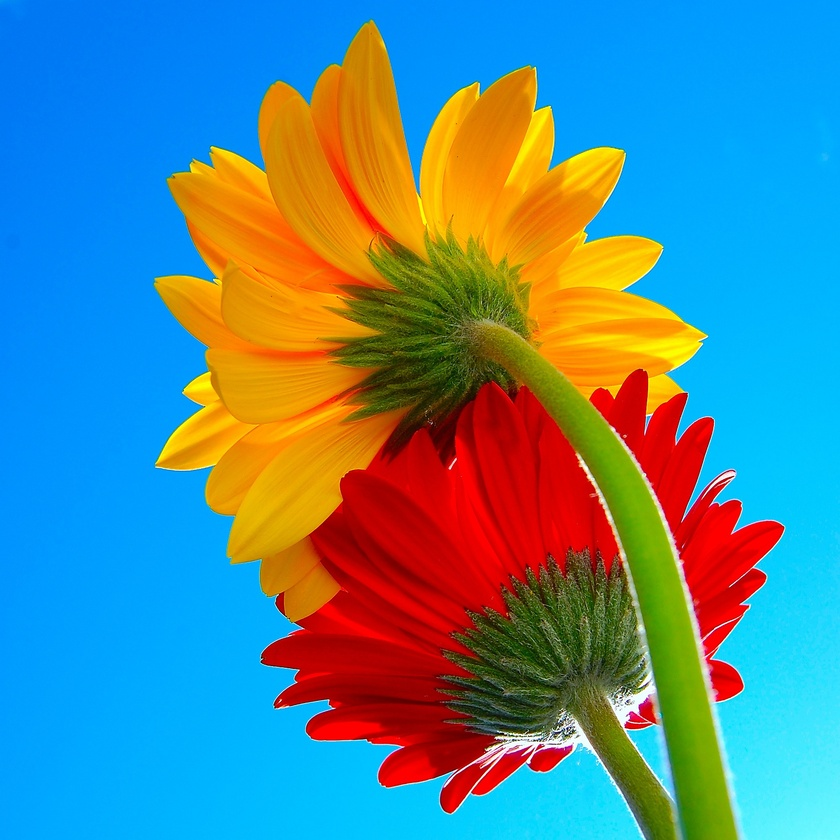
#> input picture images/flowers.jpg, 840 x 840 px, shrunk from 1600 x 1600 before the run, found by its file name
$ python conver.py
#> lines starting #> are read from the running program, lines starting #| are printed output that depends on the picture
#> further down, imagen_rgb is the input picture: shape (840, 840, 3); mean B, G, R 144.2, 134.6, 86.3
import numpy as np
import cv2

def rgb2cmyk(imagen_rgb):
    alto, ancho, _ = imagen_rgb.shape
#> alto = 840; ancho = 840

    if imagen_rgb.shape[2] != 3:
        raise ValueError("La imagen debe ser RGB")

    imagen_cmyk = np.zeros((alto, ancho, 4), dtype=np.float32)

    # cada pixel RGB a CMYK
    for i in range(alto):
        for j in range(ancho):
            # Convertir el valor RGB a CMY
            r = imagen_rgb[i, j, 2] / 255.0  # Rojo
            g = imagen_rgb[i, j, 1] / 255.0  # Verde
            b = imagen_rgb[i, j, 0] / 255.0  # Azul

            # Calcular CMY
            c = 1 - r
            m = 1 - g
            y = 1 - b

            # Calcular K
            k = min(c, m, y)

            # Ajustar CMY por K
            c = (c - k) / (1 - k) if (1 - k) != 0 else 0
            m = (m - k) / (1 - k) if (1 - k) != 0 else 0
            y = (y - k) / (1 - k) if (1 - k) != 0 else 0

            # Almacenar valores CMYK en la imagen
            imagen_cmyk[i, j] = [c, m, y, k]
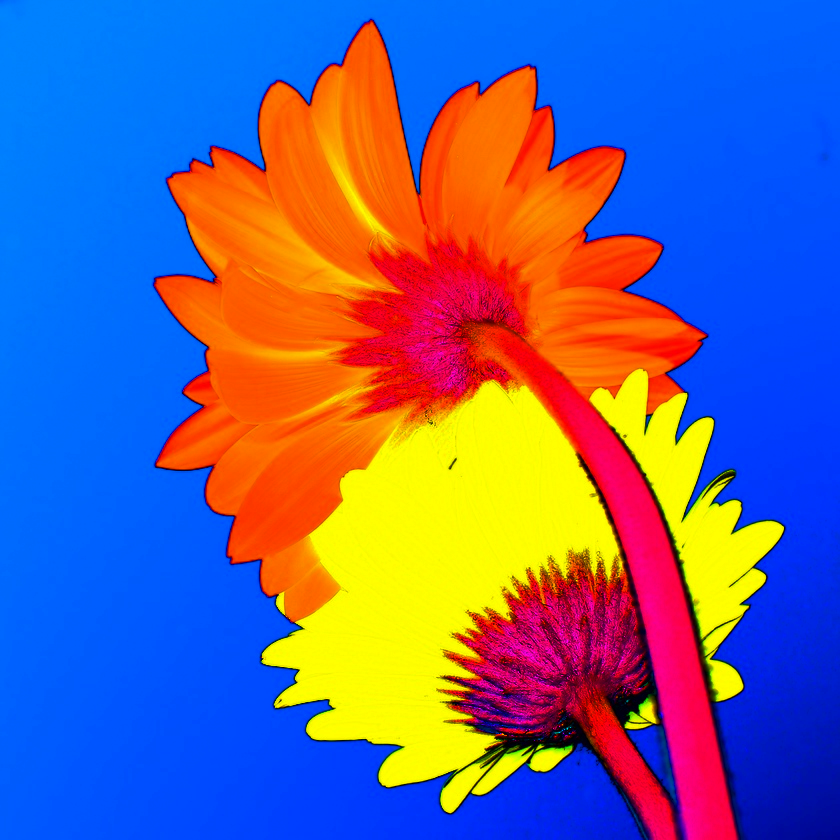
#> imagen_cmyk: shape (840, 840, 4) float32; mean B, G, R, A 0.561, 0.395, 0.413, 0.121

    return imagen_cmyk


def rgb2hsv(imagen_rgb):
    alto, ancho, _ = imagen_rgb.shape
#> alto = 840; ancho = 840
    imagen_hsv = np.zeros((alto, ancho, 3), dtype=np.float32)

    if imagen_rgb.shape[2] != 3:
        raise ValueError("La imagen debe ser RGB")

    for i in range(alto):
        for j in range(ancho):
            # normalizar de 0-1
            r = imagen_rgb[i, j, 0] / 255.0
            g = imagen_rgb[i, j, 1] / 255.0
            b = imagen_rgb[i, j, 2] / 255.0

            max_val = max(r, g, b)
            min_val = min(r, g, b)
            delta = max_val - min_val

            if delta == 0:
                hue = 0
            elif max_val == r:
                hue = (60 * ((g - b) / delta) + 360) % 360
            elif max_val == g:
                hue = (60 * ((b - r) / delta) + 120) % 360
            elif max_val == b:
                hue = (60 * ((r - g) / delta) + 240) % 360

            # Convertir a rango 0-180
            hue = hue / 2

            saturacion = 0 if max_val == 0 else delta / max_val

            brillo = max_val

            saturacion = int(saturacion * 255)
            brillo = int(brillo * 255)

            imagen_hsv[i, j] = [hue, saturacion, brillo]
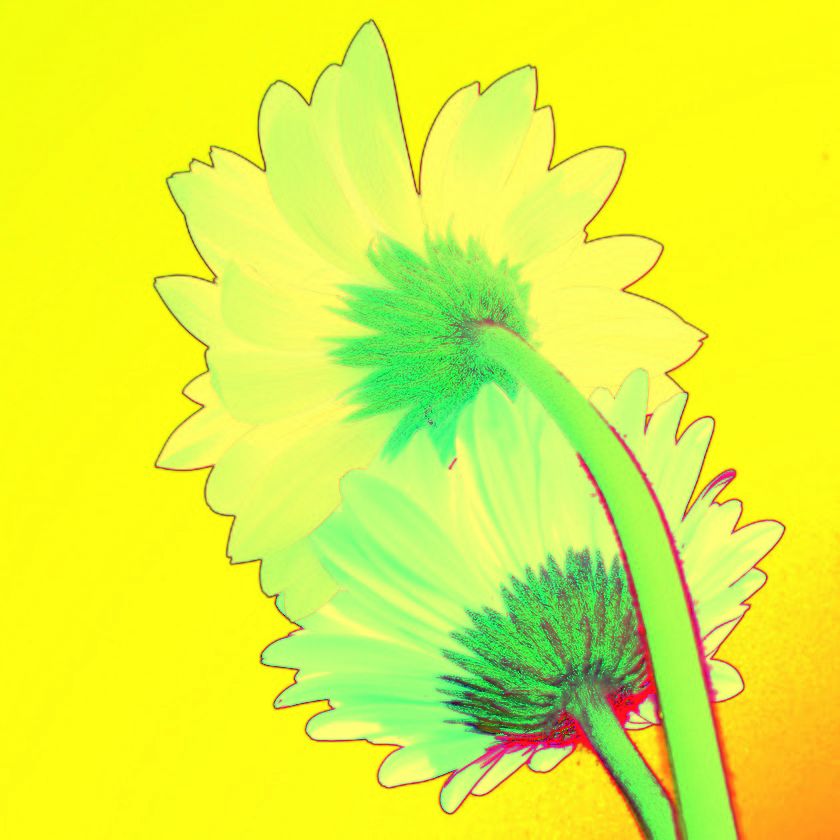
#> imagen_hsv: shape (840, 840, 3) float32; mean B, G, R 56.6, 242.9, 224.8

    return imagen_hsv.astype(np.uint8)

def rgb2bgr(imagen_rgb):
    if imagen_rgb.shape[2] != 3:
        raise ValueError("La imagen debe ser RGB")

    return imagen_rgb[:, :, ::-1]  # inviertir el orden

def rgb2hls(imagen_rgb):
    alto, ancho, _ = imagen_rgb.shape
#> alto = 840; ancho = 840
    imagen_hls = np.zeros((alto, ancho, 3), dtype=np.float32)

    if imagen_rgb.shape[2] != 3:
        raise ValueError("La imagen debe ser RGB")

    for i in range(alto):
        for j in range(ancho):
            # Normalizar a 0-1
            r = imagen_rgb[i, j, 0] / 255.0
            g = imagen_rgb[i, j, 1] / 255.0
            b = imagen_rgb[i, j, 2] / 255.0

            max_val = max(r, g, b)
            min_val = min(r, g, b)
            delta = max_val - min_val

            claridad = (max_val + min_val) / 2

            # calcular Hue
            if delta == 0:
                hue = 0
            elif max_val == r:
                hue = (60 * ((g - b) / delta) + 360) % 360
            elif max_val == g:
                hue = (60 * ((b - r) / delta) + 120) % 360
            elif max_val == b:
                hue = (60 * ((r - g) / delta) + 240) % 360

            hue = hue / 2  # rango 0-180

            if delta == 0:
                saturacion = 0
            elif claridad < 0.5:
                saturacion = delta / (max_val + min_val)
            else:
                saturacion = delta / (2 - (max_val + min_val))

            saturacion = int(saturacion * 255)

            claridad = int(claridad * 255)

            imagen_hls[i, j] = [hue, claridad, saturacion]
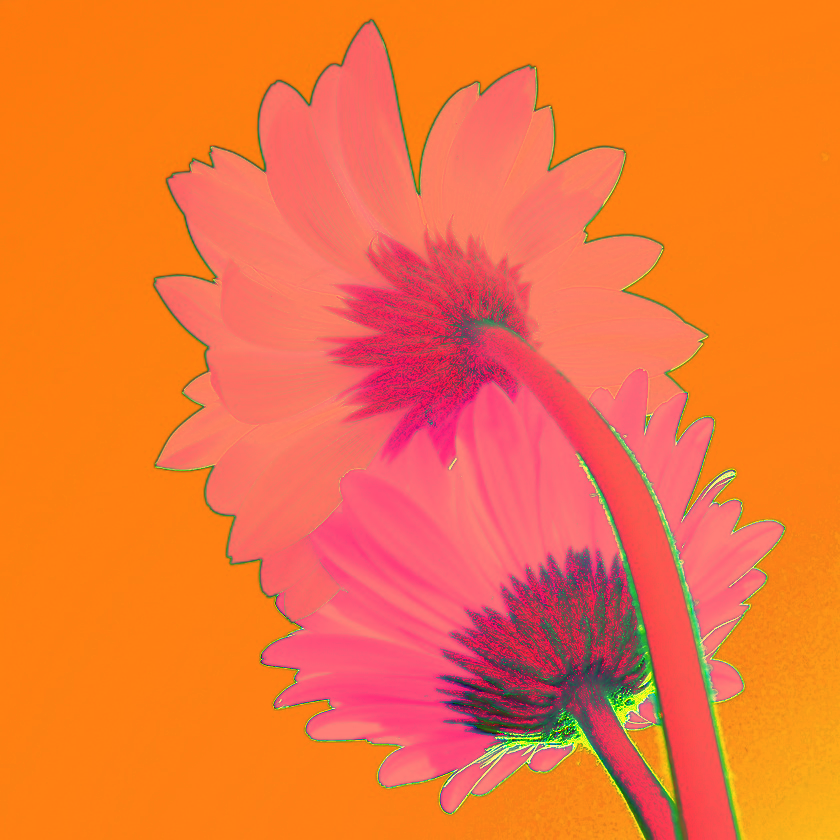
#> imagen_hls: shape (840, 840, 3) float32; mean B, G, R 56.6, 116.5, 243.7

    return imagen_hls.astype(np.uint8)


if __name__ == "__main__":
    imagen_rgb = cv2.imread("/home/alvaro/Público/openCV/images/flowers.jpg")
    cv2.imshow("original", imagen_rgb)

    imagen_cmyk = rgb2cmyk(imagen_rgb)
    cv2.namedWindow("cmyk", cv2.WINDOW_NORMAL)
    cv2.imshow("cmyk", imagen_cmyk)

    imagen_hsv = rgb2hsv(imagen_rgb)
    cv2.namedWindow("hsv", cv2.WINDOW_NORMAL)
    cv2.imshow("hsv", imagen_hsv)

    imagen_hls = rgb2hls(imagen_rgb)
    cv2.namedWindow("hls", cv2.WINDOW_NORMAL)
    cv2.imshow("hls", imagen_hls)

    cv2.waitKey()
    cv2.destroyAllWindows()
